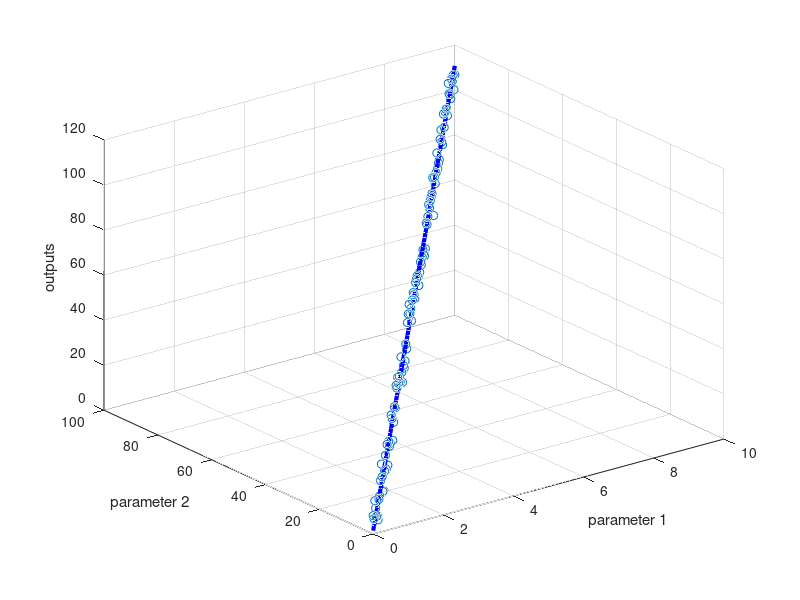

Reproduce this figure in MATLAB.
close all;
clear all;
x = [0:0.1:10]';
y = [0:1:100]';
z = 3*x + 4*y +5;

znoise = x + y + 5*randn(size(x+y));

X=[x,y,ones(length(x),1)];
pseudoinverse=pinv(X);
b = pseudoinverse * znoise

figure
scatter3(x,y,znoise)
hold on
plot3(x,y,b(1)*x+b(2)*y+b(3),'b','linewidth',3)
grid on

testvalues=[1;5.5;5]
testoutput=transpose(b)*testvalues

xlabel('parameter 1')
ylabel('parameter 2')
zlabel('outputs')
